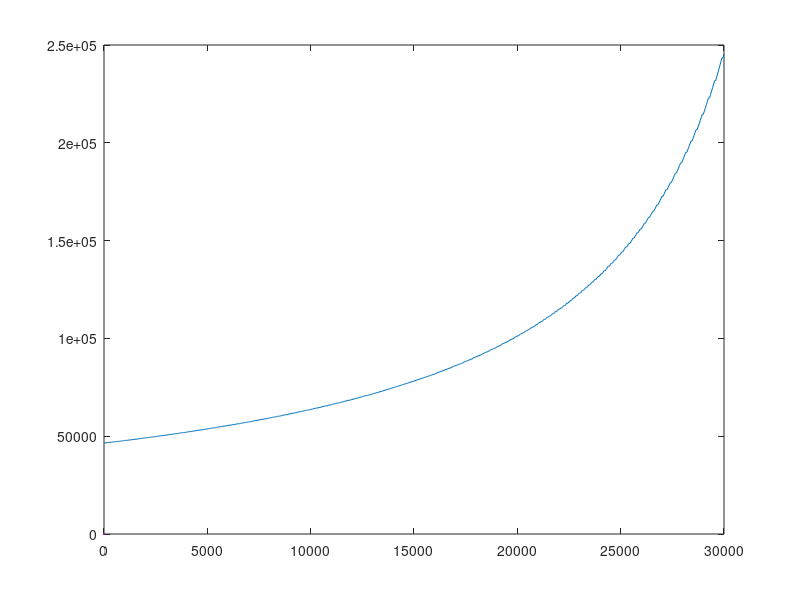

Here is the MATLAB script that generated this plot: (Note: this script raises an error after producing the figure.)
close all
clear
clc

e = exp(1);
%% m/n affects the result
n = 80000;
f=1;
n_1 = n * f;
%% m: x-axis  optimal variance: y-axis
x_axis = [];
y_axis = [];
for m = 0:50:30000
    rho_limit = (n-1)/((e+1)*m - (n-1)*e);
    p_limit = 1 / (1 - rho_limit);

    variance = [];
    for p = e/(e+1):-0.0005:p_limit
        q = 1 - p;
        rho = 1 - 1/p;
        % variance
        h_1 = p * q / (p - q)^2;
        h_2 = n + rho * ((2 * n_1 - n)^2 - n) / (n - 1);
        variance(end+1) = h_1 * h_2;
    end
    [optimal_var, opt_p] = max(variance);
    x_axis(end+1) = m;
    y_axis(end+1) = optimal_var;
end

plot(x_axis, y_axis, LineWidth=2,Color=[1 0 0]);
xlabel('\# colluders $m$',Interpreter='latex') 
ylabel('Optimal $Var(p,\rho,m)$',FontWeight='bold',Interpreter='latex') 
set(gca,'FontSize',20, 'FontName', 'Times New Roman');
ax = gca;
ax.XAxis.Exponent = 3;

%% RR
p =  e/(e+1);
q = 1 - p;
yline(p*q*n/((p-q)^2), LineWidth=2,Color=[0 0 1]);

legend("JRR","RR",Location="northwest")

